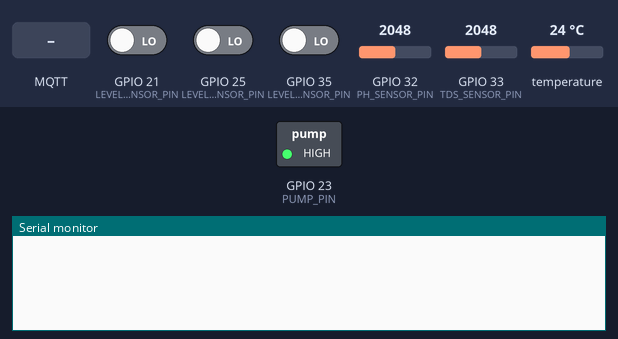
The program below on a simulated ESP32. Parts: switched loads named in the program (green lamp = pin HIGH), the last lines printed to the serial monitor. The inputs (shaded band) are chosen by the test bench; at power-on: GPIO 21 (LEVEL0_SENSOR_PIN) LOW, GPIO 25 (LEVEL1_SENSOR_PIN) LOW, GPIO 32 (PH_SENSOR_PIN) = 2048, GPIO 33 (TDS_SENSOR_PIN) = 2048, GPIO 35 (LEVEL2_SENSOR_PIN) LOW, temperature 24 °C (analog values on the 0–4095 scale). WiFi joins after 1.5 s; servers stay silent unless stated; no MQTT or app messages arrive unless stated.

Above: at 3.2 s.
3.3 s: MQTT message "bomba" arrives on the first subscribed topic
At 4.2 s:
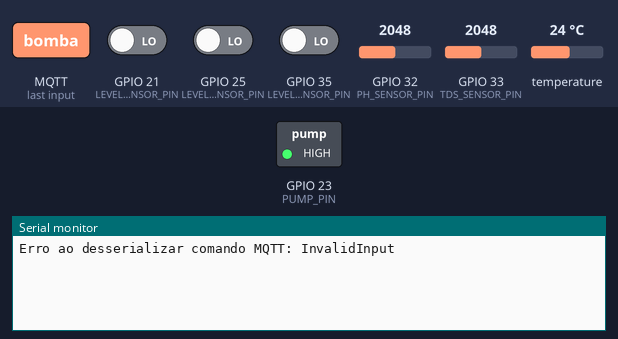
17.3 s: MQTT message "1" arrives on the first subscribed topic
At 18.4 s:
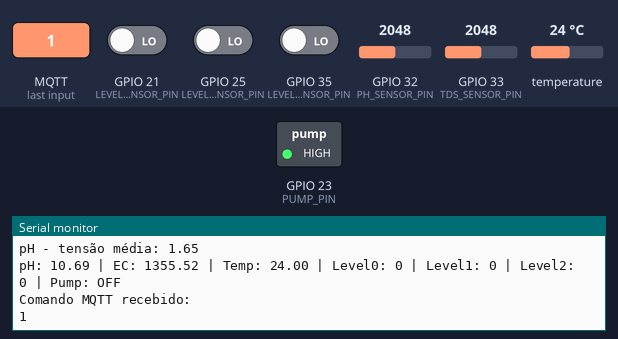

Measured:
- after the input at 3.3 s, the serial monitor: prints a new line at once (image 1)
- after the input at 17.3 s, the serial monitor: prints a new line at once (image 2)

The program:

main.cpp
```cpp
#include <config.hpp>
#include <mqtt_comm.hpp>
#include <sensors_actuators.hpp>

void setup() {
  Serial.begin(115200);

  analogReadResolution(12);
  sensors_init();

  network_mqtt_setup();
  delay(500);
}

void loop() {
  network_mqtt_loop();

  static unsigned long lastRead = 0;
  if (millis() - lastRead >= 15000) {

    float tempNow = read_temperature_c();
    float ec = read_ec(TDS_SENSOR_PIN, tempNow);
    float ph =
        read_ph(PH_SENSOR_PIN, PH_CALIBRATION_A, PH_CALIBRATION_B, tempNow);

    bool level0 = read_water_presence(LEVEL0_SENSOR_PIN);
    bool level1 = read_water_presence(LEVEL1_SENSOR_PIN);
    bool level2 = read_water_presence(LEVEL2_SENSOR_PIN);

    Serial.print("pH: ");
    Serial.print(ph);
    Serial.print(" | EC: ");
    Serial.print(ec);
    Serial.print(" | Temp: ");
    Serial.print(tempNow);
    Serial.print(" | Level0: ");
    Serial.print(level0);
    Serial.print(" | Level1: ");
    Serial.print(level1);
    Serial.print(" | Level2: ");
    Serial.print(level2);
    Serial.print(" | Pump: ");
    Serial.println(get_pump_state() ? "ON" : "OFF");
    mqtt_publish_sensors(ph, ec, tempNow, level0, level1, level2,
                         get_pump_state());
    lastRead = millis();
  }
}
```

mqtt_comm.hpp
```cpp
#pragma once
#include <ArduinoJson.h>
#include <PubSubClient.h>
#include <WiFi.h>

void network_mqtt_setup();

void network_mqtt_loop();

bool mqtt_publish_sensors(float ph, float ec, float tempC, bool level0,
                          bool level1, bool level2, bool pumpOn);
```

sensors_actuators.hpp
```cpp
#pragma once
#include <DallasTemperature.h>
#include <OneWire.h>
#include <config.hpp>
#include <cstdint>
#include <math.h>
void sensors_init();

float read_ph(uint8_t pin, float a, float b, float temperature);
float read_ec(uint8_t pin, float temperature);
bool read_water_presence(uint8_t pin);
float read_temperature_c();
void set_pump(bool on);
bool get_pump_state();
void calibrate_ph(uint8_t pin);
```

mqtt_comm.cpp
```cpp
#include <mqtt_comm.hpp>
#include <sensors_actuators.hpp>

static WiFiClient wifiClient;
static PubSubClient mqttClient(wifiClient);

static void ensureWifiConnected() {
  if (WiFi.status() == WL_CONNECTED)
    return;
  WiFi.mode(WIFI_STA);
  WiFi.begin(WIFI_SSID, WIFI_PASSWORD);

  unsigned long start = millis();
  while (WiFi.status() != WL_CONNECTED && millis() - start < 15000) {
    delay(250);
  }
}

static void mqttCallback(char *topic, byte *payload, unsigned int length) {
  String message;
  for (unsigned int i = 0; i < length; i++) {
    message += (char)payload[i];
  }

  JsonDocument doc;
  DeserializationError err = deserializeJson(doc, message);
  if (err) {
    Serial.print("Erro ao desserializar comando MQTT: ");
    Serial.println(err.f_str());
    return;
  }

  Serial.println("Comando MQTT recebido:");
  serializeJsonPretty(doc, Serial);

  String atuador = doc["atuador"];
  if (!atuador) {
    Serial.println("Comando MQTT inválido: atuador ausente");
    return;
  }

  bool value = false;
  if (doc["valor"].is<bool>()) {
    value = doc["valor"].as<bool>();
  }

  if (atuador == "bomba") {
    set_pump(value);
  }
}

static void ensureMqttConnected() {
  if (mqttClient.connected())
    return;

  if (WiFi.status() != WL_CONNECTED) {
    return;
  }

  mqttClient.setServer(MQTT_HOST, MQTT_PORT);
  mqttClient.setCallback(mqttCallback);

  String clientId = String("greenhouse-") + WiFi.macAddress();
  for (int i = 0; i < 3 && !mqttClient.connected(); ++i) {
    mqttClient.connect(clientId.c_str(), MQTT_USER, MQTT_PASSWORD);
    if (!mqttClient.connected())
      delay(500);
  }

  if (mqttClient.connected()) {
    String topic = String("greenhouse/") + WiFi.macAddress() + "/commands";
    mqttClient.subscribe(topic.c_str());
  }
}

void network_mqtt_setup() {
  ensureWifiConnected();
  ensureMqttConnected();
}

void network_mqtt_loop() {
  if (WiFi.status() != WL_CONNECTED) {
    ensureWifiConnected();
  }
  if (!mqttClient.connected()) {
    ensureMqttConnected();
  } else {
    mqttClient.loop();
  }
}

bool mqtt_publish_sensors(float ph, float ec, float tempC, bool level0,
                          bool level1, bool level2, bool pumpOn) {
  if (!mqttClient.connected())
    return false;

  JsonDocument doc;
  doc["ph"] = ph;
  doc["ec"] = ec;
  doc["temp"] = tempC;
  JsonObject levels = doc["levels"].to<JsonObject>();
  levels["level0"] = level0;
  levels["level1"] = level1;
  levels["level2"] = level2;
  doc["pump"] = pumpOn;
  doc["ts"] = millis();

  char out[512];
  size_t n = serializeJson(doc, out, sizeof(out));
  if (n == 0)
    return false;

  String publishTopic = String("greenhouse/") + WiFi.macAddress() + "/sensors";
  return mqttClient.publish(publishTopic.c_str(), (const uint8_t *)out, n,
                            false);
}
```

sensors_actuators.cpp
```cpp
#include <sensors_actuators.hpp>

static bool pumpOn = false;

static OneWire oneWire(TEMP_SENSOR_PIN);
static DallasTemperature tempSensor(&oneWire);
static float lastValidTempC = NAN;

void sensors_init() {
  tempSensor.begin();

  pinMode(PH_SENSOR_PIN, INPUT);
  pinMode(TDS_SENSOR_PIN, INPUT);
  pinMode(LEVEL0_SENSOR_PIN, INPUT);
  pinMode(LEVEL1_SENSOR_PIN, INPUT);
  pinMode(LEVEL2_SENSOR_PIN, INPUT);
  pinMode(PUMP_PIN, OUTPUT);
  digitalWrite(PUMP_PIN, HIGH); // HIGH é OFF e LOW é ON
}

int ph_buffer[PH_MEASURE_COUNT];
float read_ph(uint8_t pin, float a, float b, float temperature) {

  for (int i = 0; i < PH_MEASURE_COUNT; i++) {
    ph_buffer[i] = analogRead(pin);
    delay(10);
  }

  for (int i = 0; i < PH_MEASURE_COUNT - 1; i++) {
    for (int j = i + 1; j < PH_MEASURE_COUNT; j++) {
      if (ph_buffer[i] > ph_buffer[j]) {
        int temp = ph_buffer[i];
        ph_buffer[i] = ph_buffer[j];
        ph_buffer[j] = temp;
      }
    }
  }

  int start = PH_MEASURE_COUNT / 4;
  int end = (PH_MEASURE_COUNT * 3) / 4;
  int countUsed = end - start;
  long sum = 0;
  if (countUsed > 0) {
    for (int i = start; i < end; ++i)
      sum += ph_buffer[i];
  } else {
    countUsed = PH_MEASURE_COUNT;
    for (int i = 0; i < PH_MEASURE_COUNT; ++i)
      sum += ph_buffer[i];
  }

  float avgAdc = (float)sum / (float)countUsed;
  float m = (avgAdc * VREF) / 4095.0f;
  Serial.print("pH - tensão média: ");
  Serial.println(m, 2);

  float ph = a * m + b; // reta do pH

  if (isnan(temperature)) {
    temperature = 25.0f;
  }
  return ph + (25.0 - temperature) * 0.03;
}

int ec_buffer[EC_MEASURE_COUNT];
float read_ec(uint8_t pin, float temperature) {

  for (int i = 0; i < EC_MEASURE_COUNT; i++) {
    ec_buffer[i] = analogRead(pin);
    delay(5);
  }

  for (int j = 0; j < EC_MEASURE_COUNT - 1; j++) {
    for (int i = 0; i < EC_MEASURE_COUNT - j - 1; i++) {
      if (ec_buffer[i] > ec_buffer[i + 1]) {
        int tmp = ec_buffer[i];
        ec_buffer[i] = ec_buffer[i + 1];
        ec_buffer[i + 1] = tmp;
      }
    }
  }

  int start = EC_MEASURE_COUNT / 4;
  int end = (EC_MEASURE_COUNT * 3) / 4;
  int countUsed = end - start;
  long sum = 0;
  if (countUsed > 0) {
    for (int i = start; i < end; ++i)
      sum += ec_buffer[i];
  } else {
    countUsed = EC_MEASURE_COUNT;
    for (int i = 0; i < EC_MEASURE_COUNT; ++i)
      sum += ec_buffer[i];
  }

  float avgAdc = (float)sum / (float)countUsed;
  float voltage = avgAdc * (VREF / 4095.0f);

  if (isnan(temperature)) {
    temperature = 25.0f;
  }
  float coeff = 1.0 + 0.02 * (temperature - 25.0);
  float compVoltage = voltage / coeff;

  return (133.42 * compVoltage * compVoltage * compVoltage -
          255.86 * compVoltage * compVoltage + 857.39 * compVoltage);
}

bool read_water_presence(uint8_t pin) { return digitalRead(pin) == HIGH; }

float read_temperature_c() {
  tempSensor.requestTemperatures();
  delay(50);
  float t = tempSensor.getTempCByIndex(0);
  if (t == DEVICE_DISCONNECTED_C) {
    Serial.println("Erro: Sensor de temperatura desconectado!");
    return lastValidTempC;
  }
  lastValidTempC = t;
  return t;
}

void set_pump(bool on) {
  pumpOn = on;
  Serial.print("Set pump: ");
  Serial.println(on ? "ON" : "OFF");
  digitalWrite(PUMP_PIN, on ? LOW : HIGH);
}

bool get_pump_state() { return pumpOn; }

void calibrate_ph(uint8_t pin) {
  const int samples = 10;
  int readings[samples];

  for (int i = 0; i < samples; i++) {
    readings[i] = analogRead(pin);
    delay(30);
  }

  for (int i = 0; i < samples - 1; i++) {
    for (int j = i + 1; j < samples; j++) {
      if (readings[i] > readings[j]) {
        int tmp = readings[i];
        readings[i] = readings[j];
        readings[j] = tmp;
      }
    }
  }

  long sum = 0;
  for (int i = 2; i < samples - 2; i++)
    sum += readings[i];

  float avgAdc = (float)sum / (samples - 4);
  float voltage = (avgAdc * VREF) / 4095.0f;

  Serial.print("ADC médio: ");
  Serial.println(avgAdc, 2);
  Serial.print("Tensão média: ");
  Serial.print(voltage, 4);
  Serial.println(" V");
}
```

config.hpp
```cpp
#pragma once
#include <Arduino.h>

#define WIFI_SSID "NET_2G4B4C9B"
#define WIFI_PASSWORD "4F4B4C9B"
#define MQTT_HOST "hidroponia.local"
#define MQTT_PORT 1883
#define MQTT_USER "hidroponia"
#define MQTT_PASSWORD "Hidroponia@123"

#define PUMP_PIN 23

#define PH_CALIBRATION_A -4.31005
#define PH_CALIBRATION_B 17.77498
#define PH_SENSOR_PIN 32
#define TDS_SENSOR_PIN 33
#define LEVEL0_SENSOR_PIN 21
#define LEVEL1_SENSOR_PIN 25
#define LEVEL2_SENSOR_PIN 35
#define TEMP_SENSOR_PIN 22
#define VREF 3.3
#define EC_MEASURE_COUNT 30
#define PH_MEASURE_COUNT 50
```
